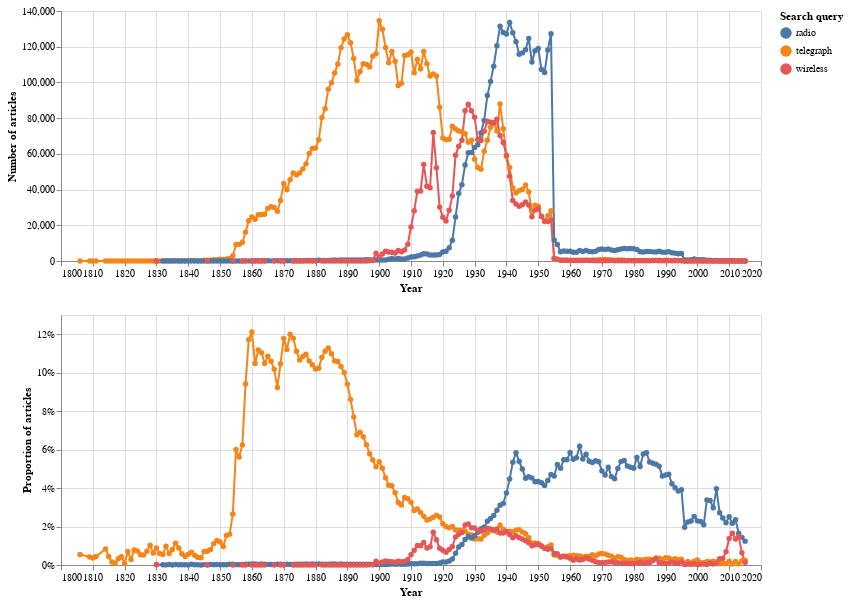

Notebook code for this chart:
### Markdown cell above
Let's use the new functions to create charts for our queries.

### Code cell
# Chart total results
chart3 = make_chart_totals(df_queries_merged, 'query', 'Search query')

# Chart proportions
chart4 = make_chart_proportions(df_queries_merged, 'query', 'Search query')

# Shorthand way of concatenating the two charts (note there's only one legend)
chart3 & chart4

### Figure 1 — Vega-Lite specification as saved in the notebook (floating-point values rounded to 4 significant figures; data arrays with more than 128 entries replaced by an {"elided": "..."} marker saying what was removed)
{"config": {"view": {"continuousWidth": 400, "continuousHeight": 300}}, "vconcat": [{"mark": {"type": "line", "point": true}, "encoding": {"color": {"type": "nominal", "field": "query", "legend": {"title": "Search query"}}, "tooltip": [{"type": "nominal", "field": "query", "title": "Search query"}, {"type": "quantitative", "field": "year", "title": "Year"}, {"type": "quantitative", "field": "total_results", "format": ",", "title": "Articles"}], "x": {"type": "quantitative", "axis": {"format": "c", "title": "Year"}, "field": "year"}, "y": {"type": "quantitative", "axis": {"format": ",d", "title": "Number of articles"}, "field": "total_results"}}, "height": 250, "width": 700}, {"mark": {"type": "line", "point": true}, "encoding": {"color": {"type": "nominal", "field": "query", "legend": {"title": "Search query"}}, "tooltip": [{"type": "nominal", "field": "query", "title": "Search query"}, {"type": "quantitative", "field": "year", "title": "Year"}, {"type": "quantitative", "field": "proportion", "format": "%", "title": "Proportion"}], "x": {"type": "quantitative", "axis": {"format": "c", "title": "Year"}, "field": "year"}, "y": {"type": "quantitative", "axis": {"format": "%", "title": "Proportion of articles"}, "field": "proportion", "stack": null}}, "height": 250, "width": 700}], "data": {"name": "data-3d7ffec055f7915fd5137e67a8f51244"}, "$schema": "https://vega.github.io/schema/vega-lite/v4.8.1.json", "datasets": {"data-3d7ffec055f7915fd5137e67a8f51244": {"elided": "546 records"}}}
